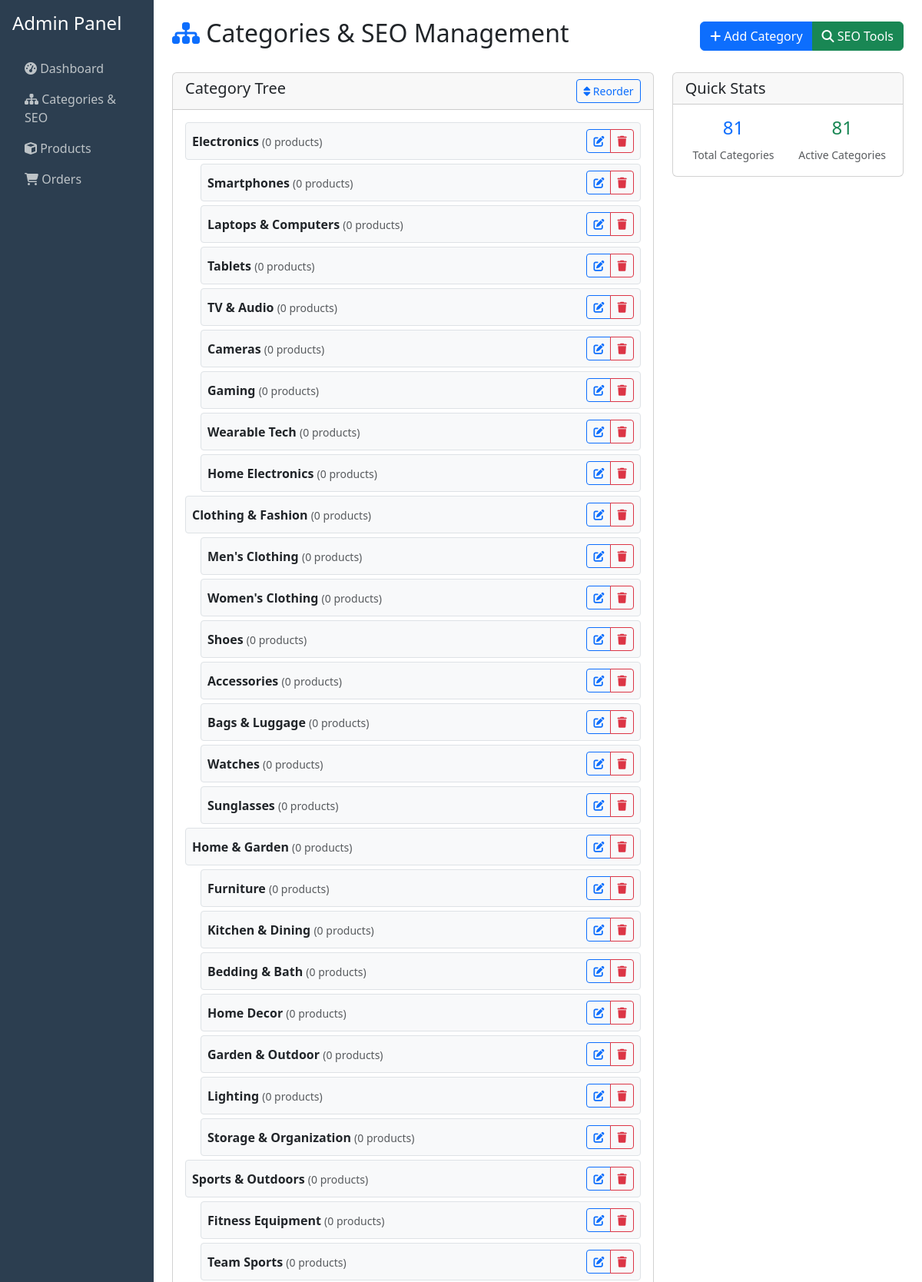
Screenshot of /admin/categories/ (upper part) with the database file from the repository.
### tables this page shows
CREATE TABLE `categories` (
  `id` int(11) NOT NULL,
  `name` varchar(100) NOT NULL,
  `description` text DEFAULT NULL,
  `parent_id` int(11) DEFAULT NULL,
  `slug` varchar(120) DEFAULT NULL,
  `image_url` varchar(255) DEFAULT NULL,
  `sort_order` int(11) NOT NULL DEFAULT 0,
  `is_active` tinyint(1) NOT NULL DEFAULT 1,
  `status` enum('active','inactive') NOT NULL DEFAULT 'active',
  `meta_title` varchar(255) DEFAULT NULL,
  `meta_description` text DEFAULT NULL,
  `created_at` timestamp NOT NULL DEFAULT current_timestamp(),
  `updated_at` timestamp NOT NULL DEFAULT current_timestamp() ON UPDATE current_timestamp()
);

### includes/auth.php (called while the page is built, shortened)
<?php
if (!function_exists('hasPermission')) {
    function hasPermission($permission) {
        if (defined('ADMIN_BYPASS') && ADMIN_BYPASS) {
            return true;
        }
        return RoleMiddleware::hasPermission(getCurrentUserRole(), $permission);
    }
}

### admin/categories/index.php (the view, shortened to what this page needs)
<?php
require_once __DIR__ . '/../../includes/auth.php';
$action = $_GET['action'] ?? 'list';
$selected_category = null;
$pdo = null;
try {
    $pdo = db();
    $pdo->query('SELECT 1');
} catch (Exception $e) {
    $database_available = false;
    error_log("Database connection failed: " . $e->getMessage());
}
    $stmt = $pdo->query("
        SELECT c.*, COUNT(pc.product_id) as product_count
        FROM categories c
        LEFT JOIN product_categories pc ON c.id = pc.category_id
        GROUP BY c.id
        ORDER BY c.parent_id, c.sort_order, c.name
    ");
    $categories = $stmt->fetchAll(PDO::FETCH_ASSOC);
    $category_tree = buildCategoryTree($categories);
function buildCategoryTree($categories, $parent_id = null, $level = 0) {
    $tree = [];
    foreach ($categories as $category) {
        if ($category['parent_id'] == $parent_id) {
            $category['level'] = $level;
            $category['children'] = buildCategoryTree($categories, $category['id'], $level + 1);
            $tree[] = $category;
        }
    }
    return $tree;
}
?>
<!DOCTYPE html>
<html lang="en">
<head>
    <link href="https://cdn.jsdelivr.net/npm/bootstrap@5.3.0/dist/css/bootstrap.min.css" rel="stylesheet">
    <link href="https://cdnjs.cloudflare.com/ajax/libs/font-awesome/6.4.0/css/all.min.css" rel="stylesheet">
</head>
<body>
    <div class="container-fluid">
        <div class="row">
            <div class="col-md-2 sidebar p-3">
                <h4 class="text-white mb-4">Admin Panel</h4>
                <ul class="nav flex-column">
                    <li class="nav-item">
                        <a class="nav-link" href="../index.php">
                            <i class="fas fa-tachometer-alt"></i> Dashboard
                        </a>
                    </li>
                    <li class="nav-item">
                        <a class="nav-link active" href="index.php">
                            <i class="fas fa-sitemap"></i> Categories & SEO
                        </a>
                    </li>
                    <li class="nav-item">
                        <a class="nav-link" href="../products/index.php">
                            <i class="fas fa-cube"></i> Products
                        </a>
                    </li>
                    <li class="nav-item">
                        <a class="nav-link" href="../orders/index.php">
                            <i class="fas fa-shopping-cart"></i> Orders
                        </a>
                    </li>
                </ul>
            </div>
            <div class="col-md-10 p-4">
                <div class="d-flex justify-content-between align-items-center mb-4">
                    <h2><i class="fas fa-sitemap text-primary"></i> Categories & SEO Management</h2>
                    <div class="btn-group">
                        <button type="button" class="btn btn-primary" data-bs-toggle="modal" data-bs-target="#categoryModal">
                            <i class="fas fa-plus"></i> Add Category
                        </button>
                        <?php if (hasPermission('seo.manage')): ?>
                        <button type="button" class="btn btn-success" data-bs-toggle="modal" data-bs-target="#seoModal">
                            <i class="fas fa-search"></i> SEO Tools
                        </button>
                        <?php endif; ?>
                    </div>
                </div>
                <div class="row">
                    <div class="col-md-8">
                        <div class="card">
                            <div class="card-header d-flex justify-content-between">
                                <h5 class="mb-0">Category Tree</h5>
                                <button type="button" class="btn btn-sm btn-outline-primary" onclick="toggleReorderMode()">
                                    <i class="fas fa-sort"></i> Reorder
                                </button>
                            </div>
                            <div class="card-body">
                                <div id="category-tree">
                                    <?php renderCategoryTreeAdmin($category_tree); ?>
                                </div>
                            </div>
                        </div>
                    </div>
                    <div class="col-md-4">
                        <?php if ($action === 'edit' && $selected_category): ?>
                        <div class="card">
                            <div class="card-header">
                                <h5 class="mb-0">Edit Category</h5>
                            </div>
                            <div class="card-body">
                                <form method="POST" action="?action=update">
                                    <input type="hidden" name="csrf_token" value="<?= generateCSRFToken() ?>">
                                    <input type="hidden" name="id" value="<?= $selected_category['id'] ?>">
                                    <div class="mb-3">
                                        <label class="form-label">Name *</label>
                                        <input type="text" name="name" class="form-control" value="<?= htmlspecialchars($selected_category['name']) ?>" required>
                                    </div>
                                    <div class="mb-3">
                                        <label class="form-label">Parent Category</label>
                                        <select name="parent_id" class="form-select">
                                            <option value="">None (Root Category)</option>
                                            <?php renderCategoryTree($category_tree, $selected_category['parent_id']); ?>
                                        </select>
                                    </div>
                                    <div class="mb-3">
                                        <label class="form-label">Slug</label>
                                        <input type="text" name="slug" class="form-control" value="<?= htmlspecialchars($selected_category['slug']) ?>">
                                    </div>
                                    <div class="mb-3">
                                        <label class="form-label">Description</label>
                                        <textarea name="description" class="form-control" rows="3"><?= htmlspecialchars($selected_category['description']) ?></textarea>
                                    </div>
                                    <div class="mb-3">
                                        <label class="form-label">Sort Order</label>
                                        <input type="number" name="sort_order" class="form-control" value="<?= $selected_category['sort_order'] ?>">
                                    </div>
                                    <div class="mb-3">
                                        <div class="form-check">
                                            <input type="checkbox" name="is_active" class="form-check-input" <?= $selected_category['is_active'] ? 'checked' : '' ?>>
                                            <label class="form-check-label">Active</label>
                                        </div>
                                    </div>
                                    <h6 class="border-top pt-3">SEO Settings</h6>
                                    <div class="mb-3">
                                        <label class="form-label">Meta Title</label>
                                        <input type="text" name="meta_title" class="form-control" value="<?= htmlspecialchars($selected_category['meta_title'] ?? '') ?>">
                                    </div>
                                    <div class="mb-3">
                                        <label class="form-label">Meta Description</label>
                                        <textarea name="meta_description" class="form-control" rows="2"><?= htmlspecialchars($selected_category['meta_description'] ?? '') ?></textarea>
                                    </div>
                                    <div class="d-grid gap-2">
                                        <button type="submit" class="btn btn-primary">Update Category</button>
                                        <a href="index.php" class="btn btn-secondary">Cancel</a>
                                    </div>
                                </form>
                            </div>
                        </div>
                        <?php else: ?>
                        <div class="card">
                            <div class="card-header">
                                <h5 class="mb-0">Quick Stats</h5>
                            </div>
                            <div class="card-body">
                                <div class="row g-3">
                                    <div class="col-6">
                                        <div class="text-center">
                                            <h4 class="text-primary"><?= count($categories) ?></h4>
                                            <small class="text-muted">Total Categories</small>
                                        </div>
                                    </div>
                                    <div class="col-6">
                                        <div class="text-center">
                                            <h4 class="text-success"><?= count(array_filter($categories, fn($c) => $c['is_active'])) ?></h4>
                                            <small class="text-muted">Active Categories</small>
                                        </div>
                                    </div>
                                </div>
                            </div>
                        </div>
                        <?php endif; ?>
                    </div>
                </div>
            </div>
        </div>
    </div>
</body>
</html>
<?php
function renderCategoryTreeAdmin($tree, $level = 0) {
    foreach ($tree as $category) {
        echo "<div class='category-item level-{$level} d-flex justify-content-between align-items-center' data-id='{$category['id']}'>";
        echo "<div>";
        echo "<strong>{$category['name']}</strong>";
        echo " <small class='text-muted'>({$category['product_count']} products)</small>";
        echo "</div>";
        echo "<div class='btn-group btn-group-sm'>";
        echo "<a href='?action=edit&id={$category['id']}' class='btn btn-outline-primary btn-sm'>";
        echo "<i class='fas fa-edit'></i>";
        echo "</a>";
        echo "<button type='button' class='btn btn-outline-danger btn-sm' onclick='deleteCategory({$category['id']}, \"{$category['name']}\")'>";
        echo "<i class='fas fa-trash'></i>";
        echo "</button>";
        echo "</div>";
        echo "</div>";
        if (!empty($category['children'])) {
            renderCategoryTreeAdmin($category['children'], $level + 1);
        }
    }
}
?>

### admin/categories/index.php (style rules this page uses)
.sidebar { min-height: 100vh; background-color: #2c3e50; }
.sidebar a { color: #bdc3c7; text-decoration: none; }
.category-item { padding: 8px; border: 1px solid #dee2e6; margin-bottom: 5px; border-radius: 4px; background: #f8f9fa; }
.level-0 { margin-left: 0; }
.level-1 { margin-left: 20px; }

### rows the page displays
categories: name "Electronics", product_count "0"
categories: name "Smartphones", product_count "0"
categories: name "Laptops & Computers", product_count "0"
categories: name "Tablets", product_count "0"
categories: name "TV & Audio", product_count "0"
categories: name "Cameras", product_count "0"
categories: name "Gaming", product_count "0"
categories: name "Wearable Tech", product_count "0"
categories: name "Home Electronics", product_count "0"
categories: name "Clothing & Fashion", product_count "0"
categories: name "Men's Clothing", product_count "0"
categories: name "Women's Clothing", product_count "0"
categories: name "Shoes", product_count "0"
categories: name "Accessories", product_count "0"
categories: name "Bags & Luggage", product_count "0"
categories: name "Watches", product_count "0"
categories: name "Sunglasses", product_count "0"
categories: name "Home & Garden", product_count "0"
categories: name "Furniture", product_count "0"
categories: name "Kitchen & Dining", product_count "0"
categories: name "Bedding & Bath", product_count "0"
categories: name "Home Decor", product_count "0"
categories: name "Garden & Outdoor", product_count "0"
categories: name "Lighting", product_count "0"
categories: name "Storage & Organization", product_count "0"
categories: name "Sports & Outdoors", product_count "0"
categories: name "Fitness Equipment", product_count "0"
categories: name "Team Sports", product_count "0"

### other values shown
count($categories) "81"
count(array_filter($categories, fn($c) => $c['is_active'])) "81"
